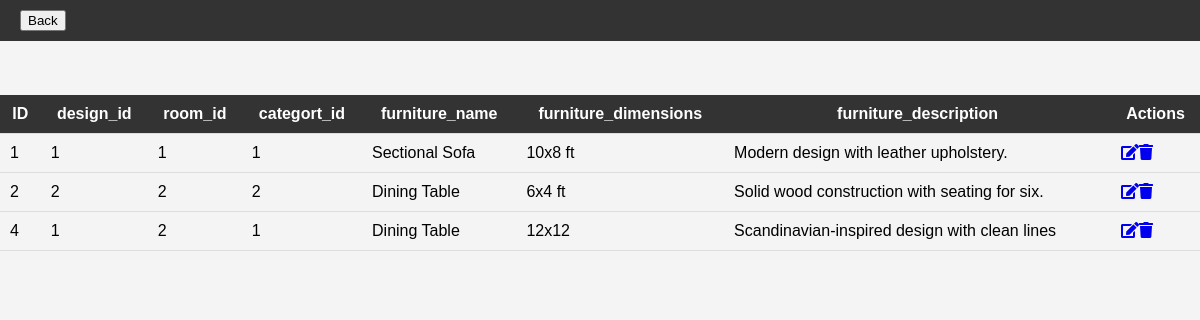
The page /VirtualInteriorDesignStudio/landingfurniture.php on the database its author committed.
### tables this page shows
CREATE TABLE `furniture` (
  `furniture_id` int(11) NOT NULL,
  `design_id` int(11) NOT NULL,
  `room_id` int(11) NOT NULL,
  `category_id` int(11) NOT NULL,
  `furniture_name` varchar(100) NOT NULL,
  `furniture_dimensions` varchar(50) DEFAULT NULL,
  `furniture_description` text DEFAULT NULL,
  `created_at` timestamp NOT NULL DEFAULT current_timestamp(),
  `updated_at` timestamp NOT NULL DEFAULT current_timestamp() ON UPDATE current_timestamp()
);

### VirtualInteriorDesignStudio/landingfurniture.php (the view, shortened to what this page needs)
<!DOCTYPE html>
<html lang="en">
<head>
    <link rel="stylesheet" href="https://cdnjs.cloudflare.com/ajax/libs/font-awesome/5.15.4/css/all.min.css">
     <link rel="stylesheet" href="css/style5.css">
</head>
<header>
    <div>
            <button type="button" onclick="window.location.href='furnitures.html'">Back</button>
    </div>
</header>
<?php
require_once "dbconnect.php";
?>
<!DOCTYPE html>
<html lang="en">
<head>
</head>
<body>
    <br><br><br>
    <table id="dataTable" class="table table-hover text-center">
        <tr>
            <th>ID</th>
            <th>design_id</th>
            <th>room_id</th>
            <th>categort_id</th>
            <th>furniture_name</th>
            <th>furniture_dimensions</th>
            <th>furniture_description</th>
            <th>Actions</th>
        </tr>
        <?php
        $sql = "SELECT * FROM furniture";
        $result = $conn->query($sql);
        if ($result->num_rows > 0) {
            while ($row = $result->fetch_assoc()) {
                echo "<tr>";
                echo "<td>" . $row["furniture_id"] . "</td>";
                echo "<td>" . $row["design_id"] . "</td>";
                echo "<td>" . $row["room_id"] . "</td>";
                 echo "<td>" . $row["category_id"] . "</td>";
                echo "<td>" . $row["furniture_name"] . "</td>";
                echo "<td>" . $row["furniture_dimensions"] . "</td>";
                echo "<td>" . $row["furniture_description"] . "</td>";
                echo "<td>";
                echo "<a href='updatefurniture.html?id=" . $row["furniture_id"] . "'><i class='fas fa-edit'></i></a>";
                echo "<a href='deletefurniture.html?id=" . $row["furniture_id"] . "'><i class='fas fa-trash'></i></a>";
                echo "</td>";
                echo "</tr>";
            }
        } else {
            echo "<tr><td colspan='6'>No data found</td></tr>";
        }
        ?>
    </table>
</body>
</html>

### css/style5.css (style rules this page uses)
body { font-family: Arial, sans-serif; margin: 0; padding: 0; background-color: #f4f4f4; }
header { background-color: #333; color: #fff; padding: 10px 20px; display: flex; justify-content: space-between; align-items: center; }
table { width: 100%; border-collapse: collapse; }
th, td { padding: 10px; border-bottom: 1px solid #ddd; }
th { background-color: #333; color: white; }

### rows shown on the page
furniture: furniture_id "1", design "1", room "1", category "1", furniture_name "Sectional Sofa", furniture_dimensions "10x8 ft", furniture_description "Modern design with leather upholstery."
furniture: furniture_id "2", design "2", room "2", category "2", furniture_name "Dining Table", furniture_dimensions "6x4 ft", furniture_description "Solid wood construction with seating for six."
furniture: furniture_id "4", design "1", room "2", category "1", furniture_name "Dining Table", furniture_dimensions "12x12", furniture_description "Scandinavian-inspired design with clean lines"
